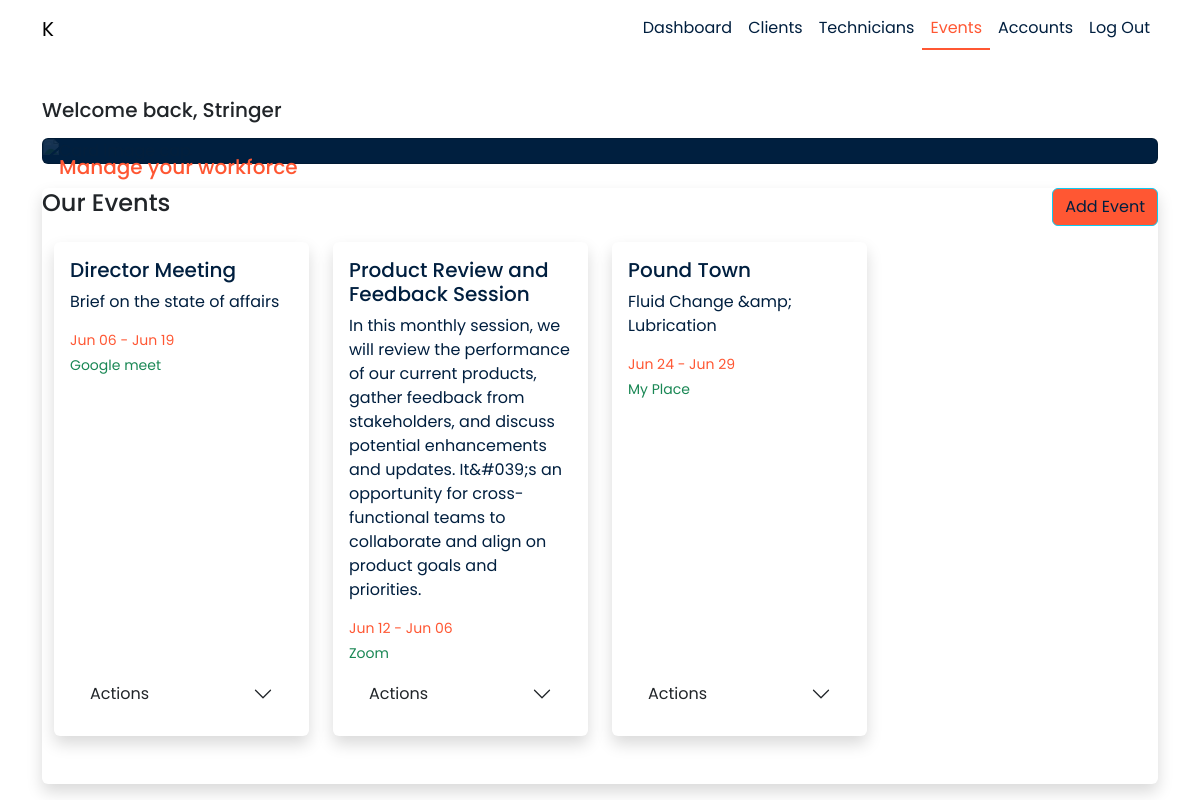
Screenshot of /events.php (signed in) with the database file from the repository.
### tables this page shows
CREATE TABLE IF NOT EXISTS `events` (
  `event_id` int NOT NULL AUTO_INCREMENT,
  `title` varchar(255) NOT NULL,
  `description` text,
  `start_datetime` datetime NOT NULL,
  `end_datetime` datetime NOT NULL,
  `location` varchar(255) DEFAULT NULL,
  `created_at` timestamp NULL DEFAULT CURRENT_TIMESTAMP,
  PRIMARY KEY (`event_id`)
);

### events.php (the view, shortened to what this page needs)
<?php
include ('includes/header.php');
$servername = "localhost";
$username = "root";
$password = "";
$dbname = "projectmanagement";
$conn = new mysqli($servername, $username, $password, $dbname);
$events_query = "SELECT * FROM Events ORDER BY start_datetime ASC";
$events_result = $conn->query($events_query);
?>
<div class="container  md-4">
    <div class="card shadow border border-0">
        <div class="row align-items-center mb-3">
            <div class="col">
                <h4 class="card-title">Our Events</h4>
            </div>
            <div class="col-auto ms-auto">
                <button type="button" class="btn btn-outline-info" data-bs-toggle="modal"
                    data-bs-target="#addEventModal">Add Event</button>
            </div>
        </div>
        <div class="container">
        <div class="row row-cols-1 row-cols-sm-2 row-cols-lg-4 mb-4">
        <?php while ($event = $events_result->fetch_assoc()): ?>
            <div class="col mb-4">
                <div class="card shadow border-0 h-100">
                    <div class="card-body d-flex flex-column">
                        <h5 class="card-title"style="color: var(--primary-color);"><?php echo htmlspecialchars($event['title']); ?></h5>
                        <p class="card-text"style="color: var(--primary-color);"><?php echo htmlspecialchars($event['description']); ?></p>
                        <p class="small  mb-1" style="color: var(--secondary-color);">
                            <?php
                            $start_date = date('M d', strtotime($event['start_datetime']));
                            $end_date = date('M d', strtotime($event['end_datetime']));
                            $date_display = ($start_date === $end_date) ? $start_date : "$start_date - $end_date";
                            echo htmlspecialchars($date_display);
                            ?>
                        </p>
                        <p class="small text-success mb-1"><?php echo htmlspecialchars($event['location']); ?></p>
                        <div class="mt-auto">
                            <div class="accordion accordion-flush" id="accordion<?php echo $event['event_id']; ?>">
                                <div class="accordion-item">
                                    <h2 class="accordion-header" id="heading<?php echo $event['event_id']; ?>">
                                        <button class="accordion-button collapsed" type="button" data-bs-toggle="collapse" data-bs-target="#collapse<?php echo $event['event_id']; ?>" aria-expanded="false" aria-controls="collapse<?php echo $event['event_id']; ?>">
                                            Actions
                                        </button>
                                    </h2>
                                </div>
                            </div>
                        </div>
                    </div>
            </div>
                    </div>
                <?php endwhile; ?>
            </div>
        </div>

### styles/style.css (style rules this page uses)
:root { --primary-color: #001f3f; --secondary-color: #FF5733; }
.btn-outline-info { background: var(--secondary-color); color: var(--primary-color); transition: all 0.4s ease; position: relative; overflow: hidden; }

### includes/header.php (style rules this page uses)
:root { --primary-color: #001f3f; --secondary-color: #FF5733; }
.btn-outline-info { background: var(--secondary-color); color: var(--primary-color); transition: all 0.4s ease; position: relative; overflow: hidden; }

### rows the page displays
events: title "Director Meeting", description "Brief on the state of affairs", date_display "Jun 06 - Jun 19", location "Google meet"
events: title "Product Review and Feedback Session", description "In this monthly session, we will review the performance of our current products, gather feedback from stakeholders, and discuss potential enhancements and updates. It&#039;s an opportunity for cross-functional teams to collaborate and align on product goals and priorities.", date_display "Jun 12 - Jun 06", location "Zoom"
events: title "Pound Town", description "Fluid Change &amp; Lubrication", date_display "Jun 24 - Jun 29", location "My Place"

### other values shown
$_SESSION['username'] "Stringer"
